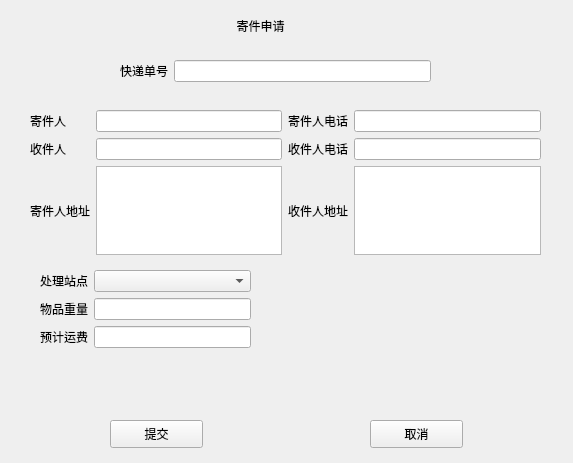
<?xml version="1.0" encoding="UTF-8"?>
<ui version="4.0">
 <class>UCreateOrder</class>
 <widget class="QWidget" name="UCreateOrder">
  <property name="geometry">
   <rect>
    <x>0</x>
    <y>0</y>
    <width>573</width>
    <height>463</height>
   </rect>
  </property>
  <property name="windowTitle">
   <string>Form</string>
  </property>
  <widget class="QLabel" name="label">
   <property name="geometry">
    <rect>
     <x>200</x>
     <y>10</y>
     <width>121</width>
     <height>31</height>
    </rect>
   </property>
   <property name="text">
    <string>寄件申请</string>
   </property>
   <property name="alignment">
    <set>Qt::AlignCenter</set>
   </property>
  </widget>
  <widget class="QWidget" name="gridLayoutWidget">
   <property name="geometry">
    <rect>
     <x>30</x>
     <y>110</y>
     <width>511</width>
     <height>145</height>
    </rect>
   </property>
   <layout class="QGridLayout" name="gridLayout">
    <item row="1" column="1">
     <widget class="QLineEdit" name="lineEdit_recievename"/>
    </item>
    <item row="0" column="1">
     <widget class="QLineEdit" name="lineEdit_sendname"/>
    </item>
    <item row="0" column="2">
     <widget class="QLabel" name="label_3">
      <property name="text">
       <string>寄件人电话</string>
      </property>
     </widget>
    </item>
    <item row="0" column="0">
     <widget class="QLabel" name="label_2">
      <property name="text">
       <string>寄件人</string>
      </property>
     </widget>
    </item>
    <item row="0" column="3">
     <widget class="QLineEdit" name="lineEdit_sendphone"/>
    </item>
    <item row="1" column="0">
     <widget class="QLabel" name="label_4">
      <property name="text">
       <string>收件人</string>
      </property>
     </widget>
    </item>
    <item row="1" column="2">
     <widget class="QLabel" name="label_5">
      <property name="text">
       <string>收件人电话</string>
      </property>
     </widget>
    </item>
    <item row="1" column="3">
     <widget class="QLineEdit" name="lineEdit_recievephone"/>
    </item>
    <item row="2" column="0">
     <widget class="QLabel" name="label_6">
      <property name="text">
       <string>寄件人地址</string>
      </property>
     </widget>
    </item>
    <item row="2" column="1">
     <widget class="QTextEdit" name="textEdit_sendAddr"/>
    </item>
    <item row="2" column="2">
     <widget class="QLabel" name="label_7">
      <property name="text">
       <string>收件人地址</string>
      </property>
     </widget>
    </item>
    <item row="2" column="3">
     <widget class="QTextEdit" name="textEdit_recieveAddr"/>
    </item>
   </layout>
  </widget>
  <widget class="QWidget" name="formLayoutWidget">
   <property name="geometry">
    <rect>
     <x>40</x>
     <y>270</y>
     <width>211</width>
     <height>121</height>
    </rect>
   </property>
   <layout class="QFormLayout" name="formLayout">
    <item row="0" column="0">
     <widget class="QLabel" name="label_8">
      <property name="text">
       <string>处理站点</string>
      </property>
     </widget>
    </item>
    <item row="1" column="0">
     <widget class="QLabel" name="label_10">
      <property name="text">
       <string>物品重量</string>
      </property>
     </widget>
    </item>
    <item row="1" column="1">
     <widget class="QLineEdit" name="lineEdit_weight"/>
    </item>
    <item row="2" column="0">
     <widget class="QLabel" name="label_11">
      <property name="text">
       <string>预计运费</string>
      </property>
     </widget>
    </item>
    <item row="2" column="1">
     <widget class="QLineEdit" name="lineEdit_payment"/>
    </item>
    <item row="0" column="1">
     <widget class="QComboBox" name="comboBox_station">
      <item>
       <property name="text">
        <string/>
       </property>
      </item>
      <item>
       <property name="text">
        <string>菜鸟驿站0号</string>
       </property>
      </item>
      <item>
       <property name="text">
        <string>菜鸟驿站1号</string>
       </property>
      </item>
      <item>
       <property name="text">
        <string>菜鸟驿站2号</string>
       </property>
      </item>
      <item>
       <property name="text">
        <string>菜鸟驿站3号</string>
       </property>
      </item>
      <item>
       <property name="text">
        <string>菜鸟驿站4号</string>
       </property>
      </item>
      <item>
       <property name="text">
        <string>菜鸟驿站5号</string>
       </property>
      </item>
      <item>
       <property name="text">
        <string>菜鸟驿站6号</string>
       </property>
      </item>
      <item>
       <property name="text">
        <string>菜鸟驿站7号</string>
       </property>
      </item>
      <item>
       <property name="text">
        <string>菜鸟驿站8号</string>
       </property>
      </item>
      <item>
       <property name="text">
        <string>菜鸟驿站9号</string>
       </property>
      </item>
     </widget>
    </item>
   </layout>
  </widget>
  <widget class="QPushButton" name="pushButton_commit">
   <property name="geometry">
    <rect>
     <x>110</x>
     <y>420</y>
     <width>93</width>
     <height>28</height>
    </rect>
   </property>
   <property name="text">
    <string>提交</string>
   </property>
  </widget>
  <widget class="QPushButton" name="pushButton_cancel">
   <property name="geometry">
    <rect>
     <x>370</x>
     <y>420</y>
     <width>93</width>
     <height>28</height>
    </rect>
   </property>
   <property name="text">
    <string>取消</string>
   </property>
  </widget>
  <widget class="QWidget" name="formLayoutWidget_2">
   <property name="geometry">
    <rect>
     <x>120</x>
     <y>60</y>
     <width>311</width>
     <height>31</height>
    </rect>
   </property>
   <layout class="QFormLayout" name="formLayout_2">
    <item row="0" column="0">
     <widget class="QLabel" name="label_9">
      <property name="text">
       <string>快递单号</string>
      </property>
     </widget>
    </item>
    <item row="0" column="1">
     <widget class="QLineEdit" name="lineEdit_Oid"/>
    </item>
   </layout>
  </widget>
 </widget>
 <resources/>
 <connections/>
</ui>
